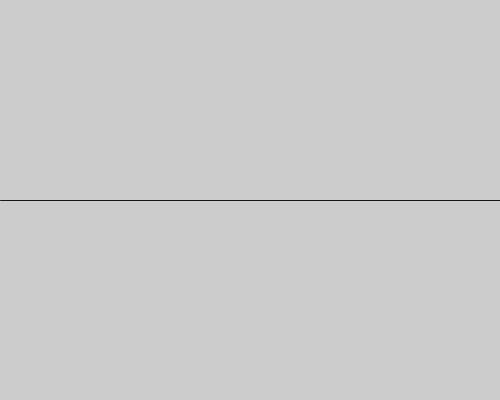
Frame 1 (no input)
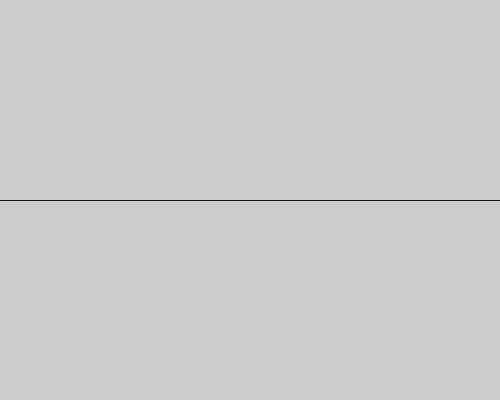
Frame 60 (the mouse pressed at the canvas centre just before this capture)
Frame 120 (the mouse held since frame 60 and released just before this capture): identical to frame 60, image omitted

The Processing sketch that drew these frames (run headless with seeded random() and noise(); from frame 60 on, the mouse is pressed at the canvas centre):

// Processing sketch: courbe_parabolique
// ── courbe_parabolique.pde
/*
 fonction pour dessiner une courbe parabolique: y'2= 2*px
                         et une courbe parabole semi-cubique: py'2=x'2
  le: 02/01/2017
 par: NAIB Kheireddine
      knaib22@gmail.com  
*/

float x=400;
float rayon=80;
float angle=0;
int direction=-1;
float p=40;
void setup(){
  size(500,400);

}

void draw(){
  stroke(22);
  strokeWeight(1);
  line(0,height/2,width,height/2); // axe' 0
  strokeWeight(3);
  translate(width/2,height/2);


beginShape();
 if (x==0){
   direction=1;
 }
   x+= direction;
   stroke(#F21414);
 vertex(x, direction*sqrt(2*x*p));    // parabole

endShape();
beginShape();
 if (x==0){
   direction=1;
 }
   x+= direction;
   stroke(#14F26A);

 vertex(x, direction*sqrt(pow(x,3)/p)); // parabole semi-cubique
endShape();

}


  // pour convertir cartezien to polair
  //rayon=sqrt(pow(x,2)+pow(y,2));
  //angle=pow(tan(y/x),-1);

  // pour convertir polaire to cartezien
  //x=rayon*sin(i);
  //y=rayon*cos(i);
